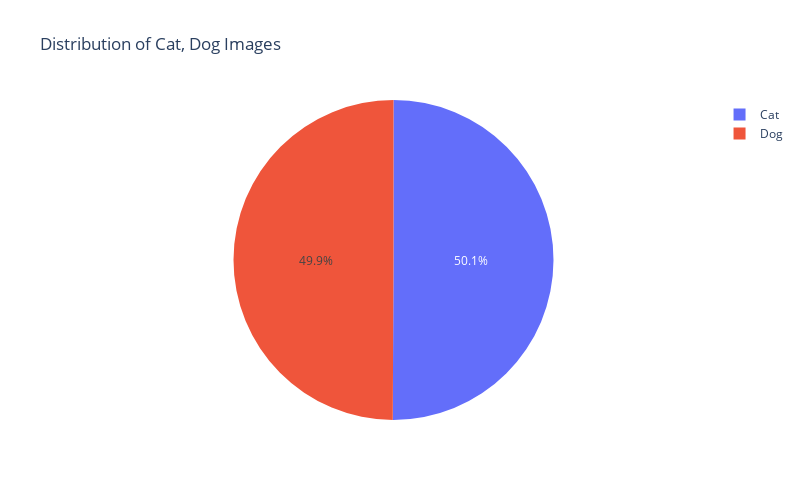

Write notebook code for a chart like this one.
### Code cell
fig = go.Figure(data=[go.Pie(labels=labels, values=counts, textinfo='percent', 
                             insidetextorientation='radial')])
fig.update_layout(
    title='Distribution of Cat, Dog Images',
    width=800,
    height=500
)
fig.show()

### Figure 1 — Plotly figure (JSON) as saved in the notebook; plotly's stock layout.template omitted (floating-point values rounded to 4 significant figures)
{"data": [{"insidetextorientation": "radial", "labels": ["Cat", "Dog"], "textinfo": "percent", "type": "pie", "values": [349, 348]}], "layout": {"height": 500, "title": {"text": "Distribution of Cat, Dog Images"}, "width": 800}}
